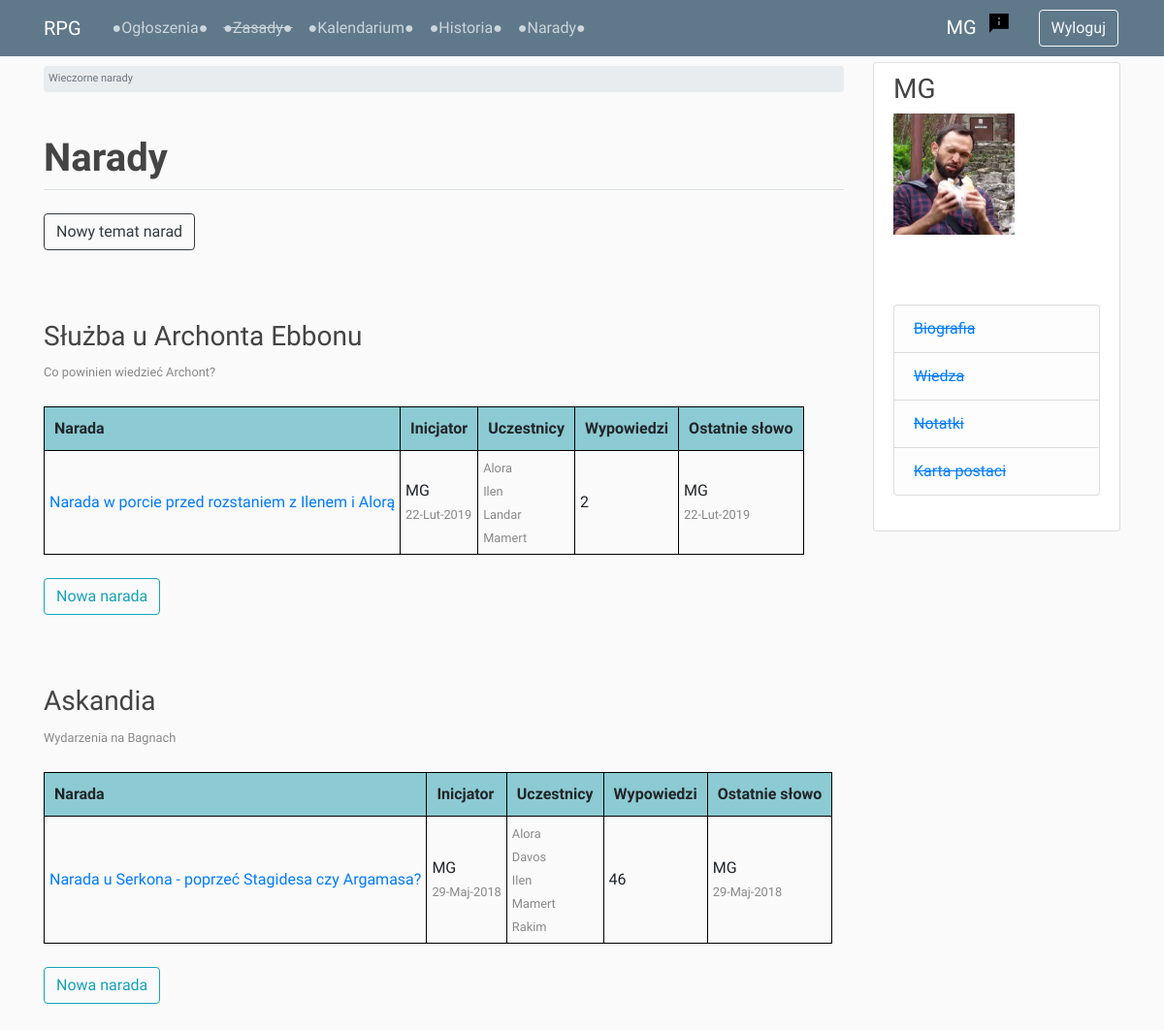
The page /forum/ (signed in) on the database its author committed.
### users/models.py (models this page shows, shortened)
class Profile(models.Model):
    user = models.OneToOneField(User, on_delete=models.CASCADE)
    image = models.ImageField(default='profile_pics/default_profile.jpg', upload_to='profile_pics')
    character_name = models.CharField(max_length=50, default='')
    character_status = models.CharField(max_length=20, choices=STATUS, default='npc')
    class Meta:
        ordering = ['character_status', 'character_name']

### forum/models.py (models this page shows, shortened)
class Board(models.Model):
    title = models.CharField(max_length=50, unique=True)
    slug = models.SlugField(max_length=50, unique=True, blank=True)
    date_created = models.DateTimeField(auto_now_add=True)
    date_updated = models.DateTimeField(auto_now=True)
    description = models.CharField(max_length=100)
    class Meta:
        ordering = ['-date_updated']

class Topic(models.Model):
    topic_name = models.CharField(max_length=100, unique=True)
    slug = models.SlugField(max_length=50, unique=True, blank=True)
    date_created = models.DateTimeField(auto_now_add=True)
    date_updated = models.DateTimeField(auto_now=True)
    board = models.ForeignKey(Board, related_name='topics', on_delete=models.CASCADE)
    starter = models.ForeignKey(User, related_name='topics', on_delete=models.CASCADE)
    allowed_profiles = models.ManyToManyField(to=Profile, related_name='allowed_topics',
                                              limit_choices_to=
                                              Q(character_status='active_player') |
                                              Q(character_status='inactive_player') |
                                              Q(character_status='living_npc')
                                              )
    def get_absolute_url(self):
        return reverse('topic', kwargs={'board_slug': self.board.slug, 'topic_slug': self.slug})    # another way
    class Meta:
        ordering = ['-date_updated']

### forum/views.py (the view)
# urls.py: path('', forum_view, name='forum'),
@login_required
def forum_view(request):
    queryset = Board.objects.all()
    topics_with_last_post_date_dict = {topic: topic.posts.all().aggregate(Max('date_posted'))['date_posted__max']
                                       for topic in Topic.objects.all()}
    topics_with_last_active_user_dict = {}
    for topic in Topic.objects.all():
        last_post = topic.posts.filter(date_posted=topics_with_last_post_date_dict[topic])
        topics_with_last_active_user_dict[topic] = last_post[0].author.profile.character_name if last_post else ''
    boards_with_allowed_profiles_dict = {}
    for board in queryset:
        allowed_profiles = ''
        for topic in board.topics.all():
            for profile in topic.allowed_profiles.all():
                if profile.character_name not in allowed_profiles:
                    allowed_profiles += profile.character_name
        boards_with_allowed_profiles_dict[board] = allowed_profiles
    context = {
        'page_title': 'Narady',
        'queryset': queryset,
        'topics_with_last_post_date_dict': topics_with_last_post_date_dict,
        'topics_with_last_active_user_dict': topics_with_last_active_user_dict,
        'boards_with_allowed_profiles_dict': boards_with_allowed_profiles_dict
    }
    return render(request, 'forum/forum.html', context)

### forum/templatetags/custom_filters.py (called while the page is built)
@register.filter
def dict_lookup(dict_, index):
    if index in dict_:
        return dict_[index]
    return ''

@register.filter
def get_first_word(text):
    return text.split(' ', 1)[0]

### forum/templates/forum/forum.html
{% extends 'base.html' %}
{% load custom_filters %}
{% block breadcrumb %}
    <li class="breadcrumb-item active">Wieczorne narady</li>
{% endblock breadcrumb %}
{% block content %}
    <br>
    {% if request.user.profile.character_name == '' %}
        <p><a href="/users/profile">Uzupełnij imię postaci, aby móc uczestniczyć w naradach!</a></p>
    {% else %}
        <div class="mb-4">
            <a href="{% url 'create_board' %}" class="btn btn-outline-dark">Nowy temat narad</a>
        </div><br><br>
        {% for board in queryset %}
            {% if request.user.profile.character_name in boards_with_allowed_profiles_dict|dict_lookup:board or request.user.profile.character_status == 'gm' %}
                <h3>{{ board.title }}</h3>
                {% if board.description %}
                    <small>{{ board.description }}</small> <br>
                {% endif %}<br>
                <table class="forum">
                    <thead>
                        <tr>
                            <th>Narada</th>
                            <th>Inicjator</th>
                            <th>Uczestnicy</th>
                            <th>Wypowiedzi</th>
                            <th>Ostatnie słowo</th>
                        </tr>
                    </thead>
                    <tbody>
                    {% for topic in board.topics.all %}
                        {% if request.user.profile in topic.allowed_profiles.all or request.user.profile.character_status == 'gm' %}
                            <tr>
                                <td>
                                    <a href="{{ topic.get_absolute_url }}">{{ topic.topic_name }}</a>
                                </td>
                                <td>
                                    {{ topic.starter.profile.character_name|get_first_word  }}<br>
                                    <small>{{ topic.date_created|date:'d-M-Y' }}</small>
                                </td>
                                <td>
                                    {% for profile in topic.allowed_profiles.all %}
                                        {% if profile.character_status != 'gm' %}
                                            <small>{{ profile.character_name|get_first_word }}</small><br>
                                        {% endif %}
                                    {% endfor %}
                                </td>
                                <td>{{ topic.posts.count }}</td>
                                <td>
                                    {{ topics_with_last_active_user_dict|dict_lookup:topic|get_first_word }}<br>
                                    <small>{{ topics_with_last_post_date_dict|dict_lookup:topic|date:'d-M-Y' }}</small>
                                </td>
                            </tr>
                        {% endif %}
                    {% endfor %}
                    </tbody>
                </table>
                <br>
                <div class="mb-4">
                    <a href="{% url 'create_topic' board.slug %}" class="btn btn-outline-info">Nowa narada</a>
                </div><br><br>
            {% endif %}
        {% endfor %}
    {% endif %}
{% endblock content %}

### templates/navbar.html
{% load custom_filters %}
{% load static %}
<header class="site-header">
    <nav class="navbar navbar-expand-md navbar-dark bg-steel fixed-top">
        <div class="container">
            <small class="navbar-brand mr-4">RPG</small>
            <div class="collapse navbar-collapse" id="navbarToggle">
            <div class="navbar-nav mr-auto">
                <a class="nav-item nav-link" href="{% url 'news-list' %}">●Ogłoszenia●</a>
                <a class="nav-item nav-link" href="#"><strike>●Zasady●</strike></a>
                <a class="nav-item nav-link" href="{% url 'timeline' %}">●Kalendarium●</a>
                <a class="nav-item nav-link" href="{% url 'chronicles_chapters' %}">●Historia●</a>
                <a class="nav-item nav-link" href="{% url 'forum' %}">●Narady●</a>
            </div>
            <div class="navbar-nav">
                {% if user.is_authenticated %}
                    {% if user.profile.character_name != '' %}
                        <a class="navbar-brand mr-2" href="/users/profile">{{ user.profile.character_name|get_first_word }}</a>
                        <a href="{% url 'report' %}"><img src="{% static 'img/report.png' %}" class="report-img mr-4"></a>
                    {% else %}
                        <a class="navbar-brand mr-2" href="/users/profile">Uzupełnij profil</a>
                    {% endif %}
                    <a class="btn btn-outline-light btn-space" href="{% url 'logout' %}">Wyloguj</a>
                {% else %}
                    <a class="btn btn-outline-light btn-space" href="{% url 'register' %}">Nowa postać</a>
                {% endif %}
            </div>
          </div>
        </div>
    </nav>
</header>

### templates/sidebar.html
{% if user.is_authenticated %}
<div class="col-md-3">
    <div class="content-section">
        <h3>{{ user.profile.character_name }}</h3>
        <img class="account-img" src="{{ user.profile.image.url }}">
        <p class='text-muted'>
        <br>
        <ul class="list-group">
            <li class="list-group-item list-group-item-light"><a href="#"><strike>Biografia</strike></a></li>
            <li class="list-group-item list-group-item-light"><a href="#"><strike>Wiedza</strike></a></li>
            <li class="list-group-item list-group-item-light"><a href="#"><strike>Notatki</strike></a></li>
            <li class="list-group-item list-group-item-light"><a href="#"><strike>Karta postaci</strike></a></li>
        </ul>
        </p>
    </div>
</div>
{% endif %}

### static/css/main.css (style rules this page uses)
body { background: #fafafa; margin-top: 4rem; }
h1, h2, h3, h4, h5, h6 { color: #444444; }
.bg-steel { background-color: #5f788a; }
.site-header .navbar-nav .nav-link { color: #cbd5db; }
.content-section { background: #ffffff; padding: 10px 20px; border: 1px solid #dddddd; border-radius: 3px; margin-bottom: 20px; }
.account-img { height: 125px; width: 125px; margin-right: 20px; margin-bottom: 16px; }
* { font-family: 'IM Fell Great Primer', serif; }
.btn-space { margin: 2px; }
.posts-and-news td, p { font-size: 20px; font-style: italic; vertical-align: top; padding: 5px; text-align: justify; }
.report-img { display: block; height: auto; margin-left: auto; margin-right: auto; padding: 3px; text-align: center; }
small { color: #888; }
.forum th { background-color: #8CCBD3; border: 1px solid black; padding: 10px; }
.forum td { border: 1px solid black; padding: 5px; }

### rows shown on the page
Board: title "Służba u Archonta Ebbonu", description "Co powinien wiedzieć Archont?"
Topic: topic_name "Narada w porcie przed rozstaniem z Ilenem i Alorą", starter.profile.character_name|get_first_word "MG", date_created "22-Lut-2019", posts.count "2", id "MG", id "22-Lut-2019"
Profile: character_name|get_first_word "Alora"
Profile: character_name|get_first_word "Ilen"
Profile: character_name|get_first_word "Landar"
Profile: character_name|get_first_word "Mamert"
Board: title "Askandia", description "Wydarzenia na Bagnach"
Topic: topic_name "Narada u Serkona - poprzeć Stagidesa czy Argamasa?", starter.profile.character_name|get_first_word "MG", date_created "29-Maj-2018", posts.count "46", id "MG", id "29-Maj-2018"
Profile: character_name|get_first_word "Davos"
Profile: character_name|get_first_word "Rakim"

### other values the page prints
{{ user.profile.character_name|get_first_word }} "MG"
{{ page_title|linebreaksbr }} "Narady"
{{ user.profile.character_name }} "MG"
